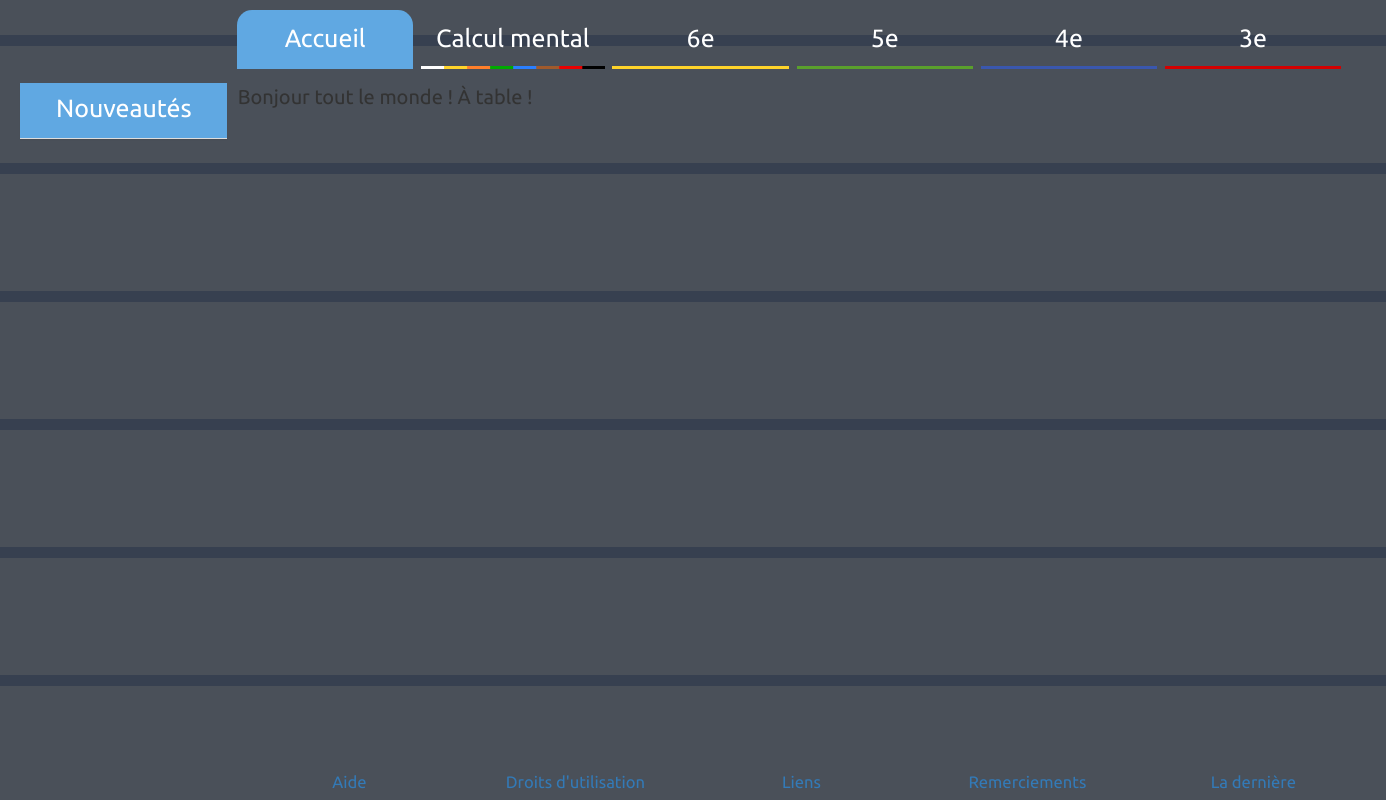
The app's page /, older data.
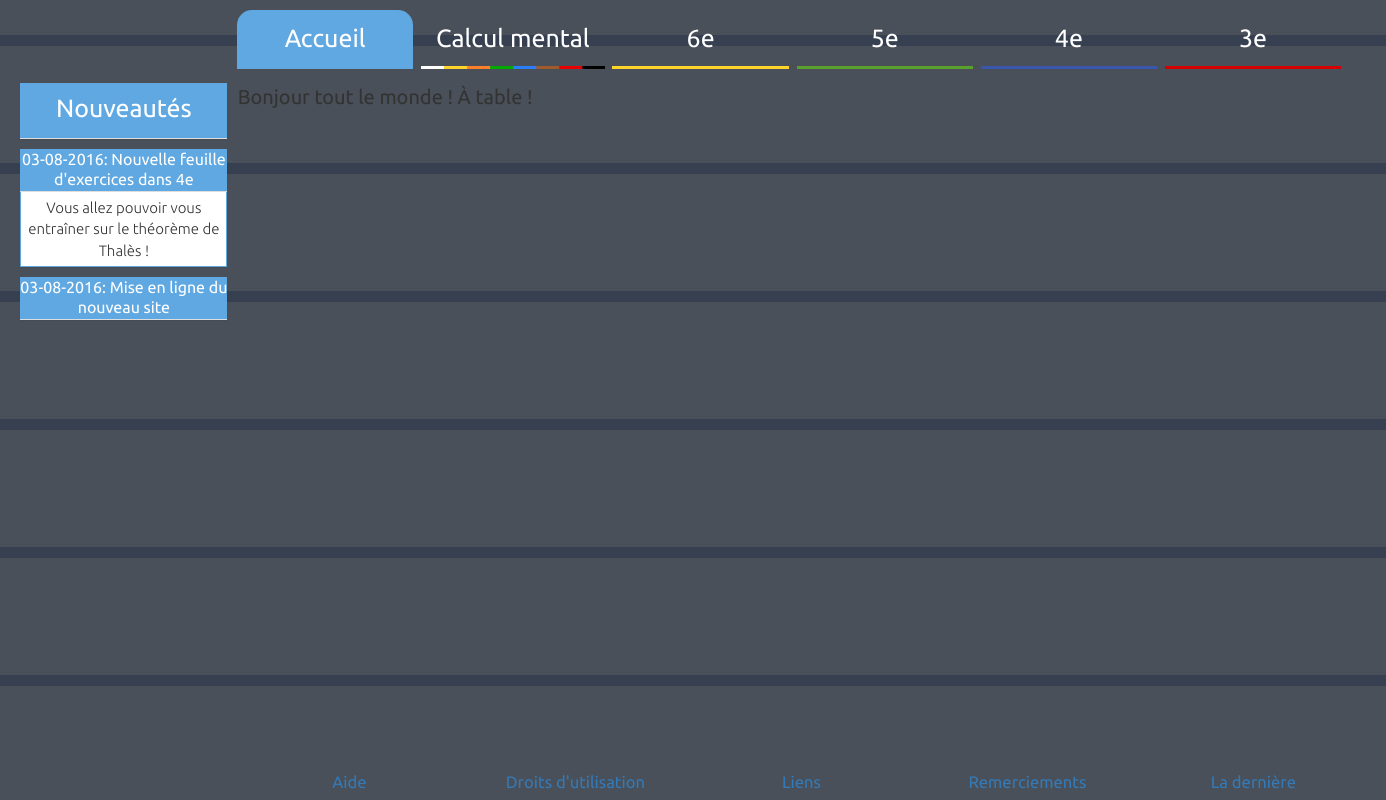
The same page, newer data.
### pages/models.py (models this page shows, shortened)
class News(models.Model):
    class Meta:
        verbose_name_plural = "news"
    date = models.DateField(auto_now=True)
    title = models.CharField(max_length=100)
    content = models.TextField(blank=True)

### pages/views.py (the view)
# urls.py: 2. Add a URL to urlpatterns:  url(r'^$', views.home, name='home')
def home(request):
    return build(request, category='accueil')

### templates/home.html
{% extends 'default.html' %}
{% block leftmenu %}
  <div class="panel panel-default news-panel">
    <div class="panel-heading clearfix news-heading news-main-heading">
      <h3 class="panel-title news-title news-main-title">Nouveautés</h3>
    </div>
  </div>
  {% for news_date, news_title, news_content in news_data %}
    <div class="panel panel-default news-panel">
      <div class="panel-heading news-heading">
        <h3 class="panel-title news-title news-small-title">{{ news_date}}: {{ news_title }}</h3>
      </div>
      {% if news_content != '' %}
        <div class="panel-body news-body">
          {{ news_content }}
        </div>
      {% endif %}
    </div>
  {% endfor %}
{% endblock %}

Row changes from the older to the newer data that the page shows:
added News: news_data "Nouvelle feuille d'exercices dans 4e", news_data "Vous allez pouvoir vous entraîner sur le théorème de Thalès !"
added News: news_data "Mise en ligne du nouveau site"
Text that changed along with them:
new list line: "03-08-2016 :"
